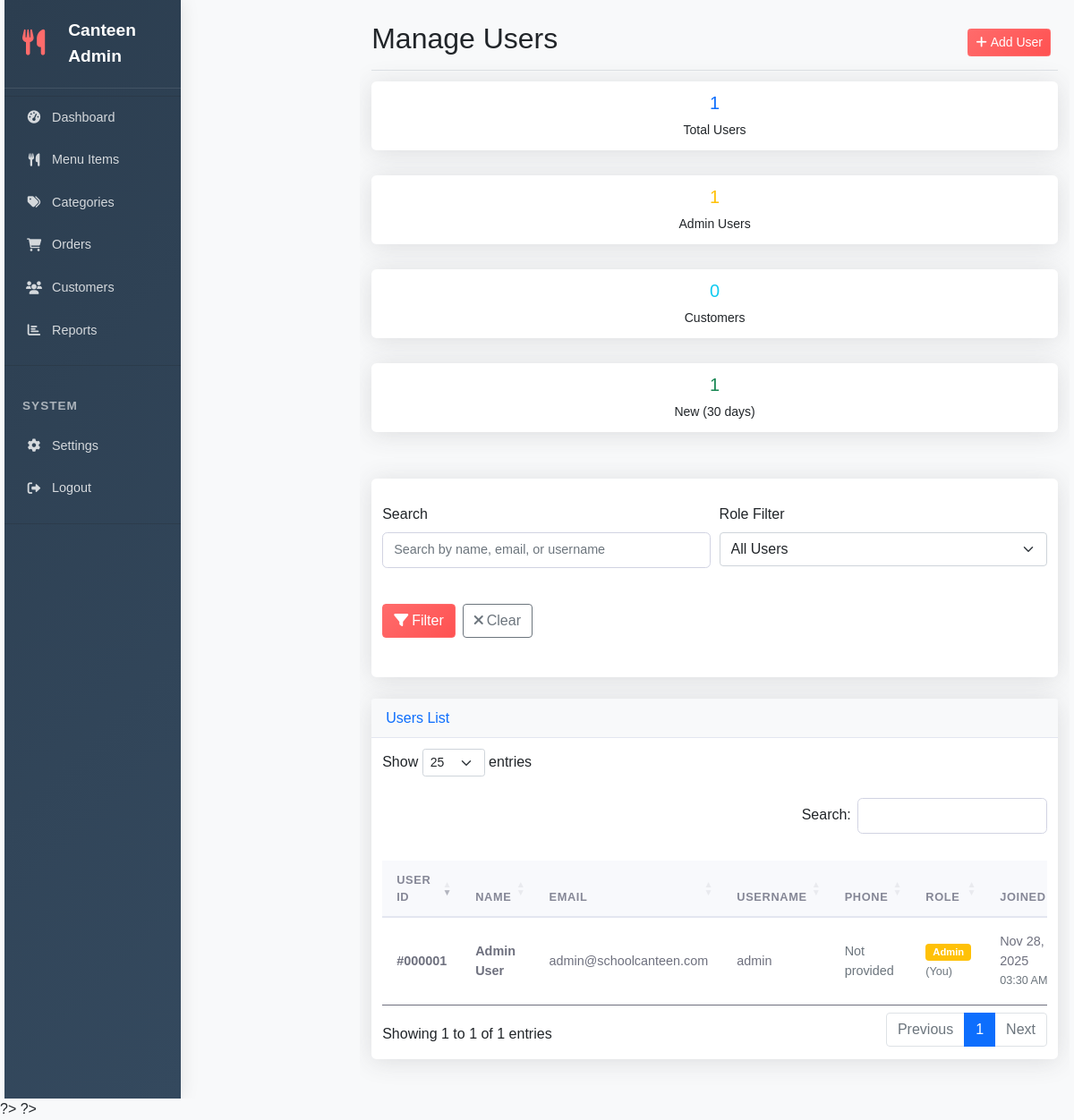
The page /admin/users.php (signed in) on the database its author committed.
### tables this page shows
CREATE TABLE IF NOT EXISTS users (
    user_id INT AUTO_INCREMENT PRIMARY KEY,
    username VARCHAR(50) UNIQUE NOT NULL,
    email VARCHAR(100) UNIQUE NOT NULL,
    password_hash VARCHAR(255) NOT NULL,
    first_name VARCHAR(50) NOT NULL,
    last_name VARCHAR(50) NOT NULL,
    phone VARCHAR(20),
    address TEXT,
    is_admin BOOLEAN DEFAULT FALSE,
    is_active BOOLEAN DEFAULT TRUE,
    remember_token VARCHAR(255),
    remember_token_expires TIMESTAMP NULL,
    created_at TIMESTAMP DEFAULT CURRENT_TIMESTAMP,
    updated_at TIMESTAMP DEFAULT CURRENT_TIMESTAMP ON UPDATE CURRENT_TIMESTAMP
);

### admin/users.php (the view, shortened to what this page needs)
<?php
require_once '../config/database.php';
$search = $_GET['search'] ?? '';
$role_filter = $_GET['role'] ?? 'all';
$query = "SELECT user_id, first_name, last_name, email, username, phone, address, is_admin, created_at, updated_at
          FROM users";
$params = [];
$query .= " ORDER BY created_at DESC";
if (!empty($params)) {
    $types = str_repeat('s', count($params));
    $stmt = $conn->prepare($query);
    $stmt->bind_param($types, ...$params);
    $stmt->execute();
    $users = $stmt->get_result();
} else {
    $users = $conn->query($query);
}
$stats_query = "SELECT
                  COUNT(*) as total_users,
                  SUM(CASE WHEN is_admin = 1 THEN 1 ELSE 0 END) as admin_users,
                  SUM(CASE WHEN is_admin = 0 THEN 1 ELSE 0 END) as customer_users,
                  SUM(CASE WHEN created_at >= DATE_SUB(NOW(), INTERVAL 30 DAY) THEN 1 ELSE 0 END) as new_users
                FROM users";
$stats = $conn->query($stats_query)->fetch_assoc();
include_once 'includes/header.php';
?>
<div class="wrapper">
    <?php include_once 'includes/sidebar.php'; ?>
    <div id="content">
        <div class="container-fluid">
            <div class="d-flex justify-content-between flex-wrap flex-md-nowrap align-items-center pt-3 pb-2 mb-3 border-bottom">
                <h1 class="h2">Manage Users</h1>
                <div class="btn-toolbar mb-2 mb-md-0">
                    <div class="btn-group me-2">
                        <button type="button" class="btn btn-sm btn-primary" data-bs-toggle="modal" data-bs-target="#addModal">
                            <i class="fas fa-plus me-1"></i>Add User
                        </button>
                    </div>
                </div>
            </div>
            <div class="row mb-4">
                <div class="col-lg-3 col-md-6 mb-3">
                    <div class="card text-center border-primary">
                        <div class="card-body">
                            <h5 class="card-title text-primary"><?php echo $stats['total_users']; ?></h5>
                            <p class="card-text small">Total Users</p>
                        </div>
                    </div>
                </div>
                <div class="col-lg-3 col-md-6 mb-3">
                    <div class="card text-center border-warning">
                        <div class="card-body">
                            <h5 class="card-title text-warning"><?php echo $stats['admin_users']; ?></h5>
                            <p class="card-text small">Admin Users</p>
                        </div>
                    </div>
                </div>
                <div class="col-lg-3 col-md-6 mb-3">
                    <div class="card text-center border-info">
                        <div class="card-body">
                            <h5 class="card-title text-info"><?php echo $stats['customer_users']; ?></h5>
                            <p class="card-text small">Customers</p>
                        </div>
                    </div>
                </div>
                <div class="col-lg-3 col-md-6 mb-3">
                    <div class="card text-center border-success">
                        <div class="card-body">
                            <h5 class="card-title text-success"><?php echo $stats['new_users']; ?></h5>
                            <p class="card-text small">New (30 days)</p>
                        </div>
                    </div>
                </div>
            </div>
            <div class="card mb-4">
                <div class="card-body">
                    <form method="GET" class="row g-3">
                        <div class="col-md-4">
                            <label class="form-label">Search</label>
                            <input type="text" name="search" class="form-control" placeholder="Search by name, email, or username" value="<?php echo htmlspecialchars($search); ?>">
                        </div>
                        <div class="col-md-4">
                            <label class="form-label">Role Filter</label>
                            <select name="role" class="form-select">
                                <option value="all" <?php echo $role_filter === 'all' ? 'selected' : ''; ?>>All Users</option>
                            </select>
                        </div>
                        <div class="col-md-4 d-flex align-items-end">
                            <button type="submit" class="btn btn-primary me-2">
                                <i class="fas fa-filter me-1"></i>Filter
                            </button>
                            <a href="users.php" class="btn btn-outline-secondary">
                                <i class="fas fa-times me-1"></i>Clear
                            </a>
                        </div>
                    </form>
                </div>
            </div>
            <div class="card">
                <div class="card-header">
                    <h6 class="m-0 font-weight-bold text-primary">Users List</h6>
                </div>
                <div class="card-body">
                    <div class="table-responsive">
                        <table class="table table-hover" id="usersTable">
                            <thead>
                                <tr>
                                    <th>User ID</th>
                                    <th>Name</th>
                                    <th>Email</th>
                                    <th>Username</th>
                                    <th>Phone</th>
                                    <th>Role</th>
                                    <th>Joined</th>
                                </tr>
                            </thead>
                            <tbody>
                                <?php while ($user = $users->fetch_assoc()): ?>
                                    <tr>
                                        <td>
                                            <strong>#<?php echo str_pad($user['user_id'], 6, '0', STR_PAD_LEFT); ?></strong>
                                        </td>
                                        <td>
                                            <strong><?php echo htmlspecialchars($user['first_name'] . ' ' . $user['last_name']); ?></strong>
                                        </td>
                                        <td>
                                            <?php echo htmlspecialchars($user['email']); ?>
                                        </td>
                                        <td>
                                            <?php echo htmlspecialchars($user['username']); ?>
                                        </td>
                                        <td>
                                            <?php echo $user['phone'] ? htmlspecialchars($user['phone']) : '<span class="text-muted">Not provided</span>'; ?>
                                        </td>
                                        <td>
                                            <span class="badge bg-<?php echo $user['is_admin'] ? 'warning' : 'primary'; ?>">
                                                <?php echo $user['is_admin'] ? 'Admin' : 'Customer'; ?>
                                            </span>
                                            <?php if ($user['user_id'] == $_SESSION['user_id']): ?>
                                                <br><small class="text-muted">(You)</small>
                                            <?php endif; ?>
                                        </td>
                                        <td>
                                            <?php echo date('M d, Y', strtotime($user['created_at'])); ?>
                                            <br>
                                            <small class="text-muted"><?php echo date('h:i A', strtotime($user['created_at'])); ?></small>
                                        </td>
                                    </tr>
                                <?php endwhile; ?>
                            </tbody>
                        </table>
                    </div>
                </div>
            </div>
        </div>
    </div>
</div>
<?php include_once 'includes/footer.php'; ?>
?>

### admin/includes/header.php (shortened to what this page needs)
<!DOCTYPE html>
<html lang="en">
<head>
    <link href="https://cdnjs.cloudflare.com/ajax/libs/font-awesome/6.0.0/css/all.min.css" rel="stylesheet">
    <link href="https://cdn.jsdelivr.net/npm/bootstrap@5.1.3/dist/css/bootstrap.min.css" rel="stylesheet">
    <link href="../assets/css/admin.css" rel="stylesheet">
    <link href="https://cdn.datatables.net/1.11.5/css/dataTables.bootstrap5.min.css" rel="stylesheet">
</head>
<body id="page-top">
    <div class="container-fluid">

### admin/includes/sidebar.php
<ul class="navbar-nav bg-gradient-primary sidebar sidebar-dark accordion" id="accordionSidebar">
    <a class="sidebar-brand d-flex align-items-center justify-content-center" href="dashboard.php">
        <div class="sidebar-brand-icon rotate-n-15">
            <i class="fas fa-utensils"></i>
        </div>
        <div class="sidebar-brand-text mx-3">Canteen Admin</div>
    </a>
    <hr class="sidebar-divider my-0">
    <li class="nav-item active">
        <a class="nav-link" href="dashboard.php">
            <i class="fas fa-tachometer-alt"></i>
            <span>Dashboard</span></a>
    </li>
    <li class="nav-item">
        <a class="nav-link" href="menu.php">
            <i class="fas fa-utensils"></i>
            <span>Menu Items</span></a>
    </li>
    <li class="nav-item">
        <a class="nav-link" href="categories.php">
            <i class="fas fa-tags"></i>
            <span>Categories</span></a>
    </li>
    <li class="nav-item">
        <a class="nav-link" href="orders.php">
            <i class="fas fa-shopping-cart"></i>
            <span>Orders</span></a>
    </li>
    <li class="nav-item">
        <a class="nav-link" href="users.php">
            <i class="fas fa-users"></i>
            <span>Customers</span></a>
    </li>
    <li class="nav-item">
        <a class="nav-link" href="reports.php">
            <i class="fas fa-chart-bar"></i>
            <span>Reports</span></a>
    </li>
    <hr class="sidebar-divider">
    <div class="sidebar-heading">
        System
    </div>
    <li class="nav-item">
        <a class="nav-link" href="settings.php">
            <i class="fas fa-cog"></i>
            <span>Settings</span></a>
    </li>
    <li class="nav-item">
        <a class="nav-link" href="../logout.php">
            <i class="fas fa-sign-out-alt"></i>
            <span>Logout</span></a>
    </li>
    <hr class="sidebar-divider d-none d-md-block">
    <div class="text-center d-none d-md-inline">
        <button class="btn btn-link rounded-circle mr-3" id="sidebarToggle"></button>
    </div>
</ul>

### admin/includes/footer.php (shortened to what this page needs)
</div>
    <link href="https://cdn.datatables.net/1.13.4/css/dataTables.bootstrap5.min.css" rel="stylesheet">
</body>
</html>

### assets/css/admin.css (style rules this page uses)
:root { --sidebar-width: 250px; --header-height: 70px; --primary-color: #4e73df; --primary-hover: #2e59d9; --success-color: #1cc88a; --info-color: #36b9cc; --warning-color: #f6c23e; --danger-color: #e74a3b; --light-color: #f8f9fc; --dark-color: #5a5c69; --border-color: #e3e6f0; --sidebar-bg: #4e73df; --sidebar-color: rgba(255, 255, 255, 0.8); --sidebar-hover: rgba(255, 255, 255, 0.1); --sidebar-active: rgba(255, 255, 255, 0.2); --transition: all 0.3s ease; }
.row { display: flex; flex-wrap: wrap; margin: 0 -0.75rem 1.5rem; }
.col-md-3, .col-md-4, .col-md-6, .col-md-8, .col-md-12 { padding: 0 0.75rem; margin-bottom: 1.5rem; }
.col-md-4 { flex: 0 0 33.333333%; max-width: 33.333333%; }
.col-md-6 { flex: 0 0 50%; max-width: 50%; }
.card { background: white; border-radius: 0.35rem; box-shadow: 0 0.15rem 1.75rem 0 rgba(58, 59, 69, 0.1); margin-bottom: 1.5rem; transition: var(--transition); }
.card-header { padding: 1rem 1.5rem; border-bottom: 1px solid #e3e6f0; display: flex; align-items: center; justify-content: space-between; }
.card-body { padding: 1.5rem; }
.table-responsive { overflow-x: auto; -webkit-overflow-scrolling: touch; }
.table { width: 100%; margin-bottom: 1rem; color: #6e707e; border-collapse: collapse; }
.table thead th { background-color: #f8f9fc; border-bottom: 2px solid #e3e6f0; padding: 0.75rem 1rem; font-weight: 700; text-align: left; font-size: 0.8rem; text-transform: uppercase; color: #858796; }
.table tbody tr { border-bottom: 1px solid #e3e6f0; transition: var(--transition); }
.table tbody tr:last-child { border-bottom: none; }
.table tbody td { padding: 1rem; vertical-align: middle; font-size: 0.9rem; }
.badge { display: inline-block; padding: 0.35em 0.65em; font-size: 75%; font-weight: 600; line-height: 1; text-align: center; white-space: nowrap; vertical-align: baseline; border-radius: 0.25rem; }
.form-control { display: block; width: 100%; padding: 0.5rem 0.75rem; font-size: 0.9rem; font-weight: 400; line-height: 1.5; color: #6e707e; background-color: #fff; background-clip: padding-box; border: 1px solid #d1d3e2; border-radius: 0.35rem; transition: border-color 0.15s ease-in-out, box-shadow 0.15s ease-in-out; }
@media (max-width: 1200px) { .col-md-4 { flex: 0 0 50%; max-width: 50%; } }
@media (max-width: 1200px) { .col-md-6, .col-md-8, .col-md-12 { flex: 0 0 100%; max-width: 100%; } }

### admin/includes/header.php (style rules this page uses)
.card { border: none; box-shadow: 0 0.15rem 1.75rem 0 rgba(58, 59, 69, 0.15); margin-bottom: 1.5rem; }
.card-header { background-color: #f8f9fc; border-bottom: 1px solid #e3e6f0; }
.btn-primary { background-color: #4e73df; border-color: #4e73df; }
.table th { border-top: none; font-weight: 600; font-size: 0.85rem; text-transform: uppercase; letter-spacing: 0.05em; background-color: #f8f9fa; }
.badge { font-size: 0.75rem; font-weight: 600; padding: 0.375rem 0.75rem; border-radius: 0.25rem; }

### rows shown on the page
users: user_id "000001", first_name+last_name "Admin User", email "admin@schoolcanteen.com", username "admin", shows "Not provided", is_admin "Admin", shows "(You)", created_at "Nov 28, 2025", created_at "03:30 AM"

### other values the page prints
$stats['total_users'] "1"
$stats['admin_users'] "1"
$stats['customer_users'] "0"
$stats['new_users'] "1"
